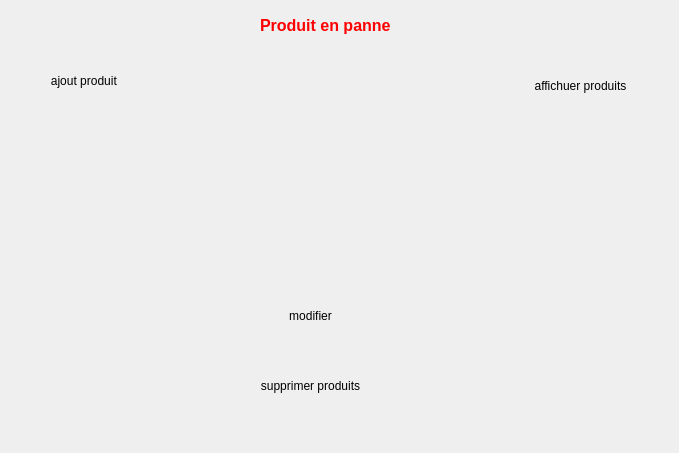
<?xml version="1.0" encoding="UTF-8"?>
<ui version="4.0">
 <class>PP</class>
 <widget class="QDialog" name="PP">
  <property name="geometry">
   <rect>
    <x>0</x>
    <y>0</y>
    <width>679</width>
    <height>453</height>
   </rect>
  </property>
  <property name="windowTitle">
   <string>Dialog</string>
  </property>
  <widget class="QPushButton" name="supprimerPB">
   <property name="geometry">
    <rect>
     <x>240</x>
     <y>360</y>
     <width>141</width>
     <height>51</height>
    </rect>
   </property>
   <property name="text">
    <string>supprimer produits</string>
   </property>
   <property name="icon">
    <iconset resource="Images.qrc">
     <normaloff>:/icon/Icon/poubelle.jpg</normaloff>:/icon/Icon/poubelle.jpg</iconset>
   </property>
   <property name="iconSize">
    <size>
     <width>30</width>
     <height>30</height>
    </size>
   </property>
   <property name="flat">
    <bool>true</bool>
   </property>
  </widget>
  <widget class="QPushButton" name="afficherproduitenpannePB">
   <property name="geometry">
    <rect>
     <x>510</x>
     <y>60</y>
     <width>141</width>
     <height>51</height>
    </rect>
   </property>
   <property name="text">
    <string>affichuer produits</string>
   </property>
   <property name="icon">
    <iconset resource="Images.qrc">
     <normaloff>:/icon/Icon/43.png</normaloff>:/icon/Icon/43.png</iconset>
   </property>
   <property name="iconSize">
    <size>
     <width>30</width>
     <height>30</height>
    </size>
   </property>
   <property name="flat">
    <bool>true</bool>
   </property>
  </widget>
  <widget class="QPushButton" name="modifierPB">
   <property name="geometry">
    <rect>
     <x>240</x>
     <y>290</y>
     <width>141</width>
     <height>51</height>
    </rect>
   </property>
   <property name="text">
    <string>modifier</string>
   </property>
   <property name="icon">
    <iconset resource="Images.qrc">
     <normaloff>:/icon/Icon/31.png</normaloff>:/icon/Icon/31.png</iconset>
   </property>
   <property name="iconSize">
    <size>
     <width>30</width>
     <height>30</height>
    </size>
   </property>
   <property name="flat">
    <bool>true</bool>
   </property>
  </widget>
  <widget class="QPushButton" name="ajoutproduitenpannPB">
   <property name="geometry">
    <rect>
     <x>20</x>
     <y>60</y>
     <width>131</width>
     <height>41</height>
    </rect>
   </property>
   <property name="text">
    <string>ajout produit </string>
   </property>
   <property name="icon">
    <iconset resource="Images.qrc">
     <normaloff>:/icon/Icon/159.png</normaloff>:/icon/Icon/159.png</iconset>
   </property>
   <property name="iconSize">
    <size>
     <width>30</width>
     <height>30</height>
    </size>
   </property>
   <property name="flat">
    <bool>true</bool>
   </property>
  </widget>
  <widget class="QLabel" name="label">
   <property name="geometry">
    <rect>
     <x>260</x>
     <y>10</y>
     <width>161</width>
     <height>31</height>
    </rect>
   </property>
   <property name="text">
    <string>&lt;!DOCTYPE HTML PUBLIC &quot;-//W3C//DTD HTML 4.0//EN&quot; &quot;http://www.w3.org/TR/REC-html40/strict.dtd&quot;&gt;
&lt;html&gt;&lt;head&gt;&lt;meta name=&quot;qrichtext&quot; content=&quot;1&quot; /&gt;&lt;style type=&quot;text/css&quot;&gt;
p, li { white-space: pre-wrap; }
&lt;/style&gt;&lt;/head&gt;&lt;body style=&quot; font-family:'MS Shell Dlg 2'; font-size:8.25pt; font-weight:400; font-style:normal;&quot;&gt;
&lt;p style=&quot; margin-top:0px; margin-bottom:0px; margin-left:0px; margin-right:0px; -qt-block-indent:0; text-indent:0px;&quot;&gt;&lt;span style=&quot; font-size:12pt; font-weight:600; color:#ff0000;&quot;&gt;Produit en panne&lt;/span&gt;&lt;/p&gt;&lt;/body&gt;&lt;/html&gt;</string>
   </property>
  </widget>
  <widget class="QLabel" name="label_2">
   <property name="geometry">
    <rect>
     <x>0</x>
     <y>-50</y>
     <width>691</width>
     <height>561</height>
    </rect>
   </property>
   <property name="text">
    <string/>
   </property>
   <property name="pixmap">
    <pixmap resource="Images.qrc">:/Arriere/images/liste.png</pixmap>
   </property>
  </widget>
  <widget class="QPushButton" name="pushButton">
   <property name="geometry">
    <rect>
     <x>10</x>
     <y>350</y>
     <width>81</width>
     <height>61</height>
    </rect>
   </property>
   <property name="text">
    <string/>
   </property>
   <property name="icon">
    <iconset resource="Images.qrc">
     <normaloff>:/icon/Icon/28.png</normaloff>:/icon/Icon/28.png</iconset>
   </property>
   <property name="iconSize">
    <size>
     <width>50</width>
     <height>50</height>
    </size>
   </property>
   <property name="flat">
    <bool>true</bool>
   </property>
  </widget>
  <zorder>label_2</zorder>
  <zorder>supprimerPB</zorder>
  <zorder>afficherproduitenpannePB</zorder>
  <zorder>modifierPB</zorder>
  <zorder>ajoutproduitenpannPB</zorder>
  <zorder>label</zorder>
  <zorder>pushButton</zorder>
 </widget>
 <resources>
  <include location="Images.qrc"/>
 </resources>
 <connections/>
</ui>
